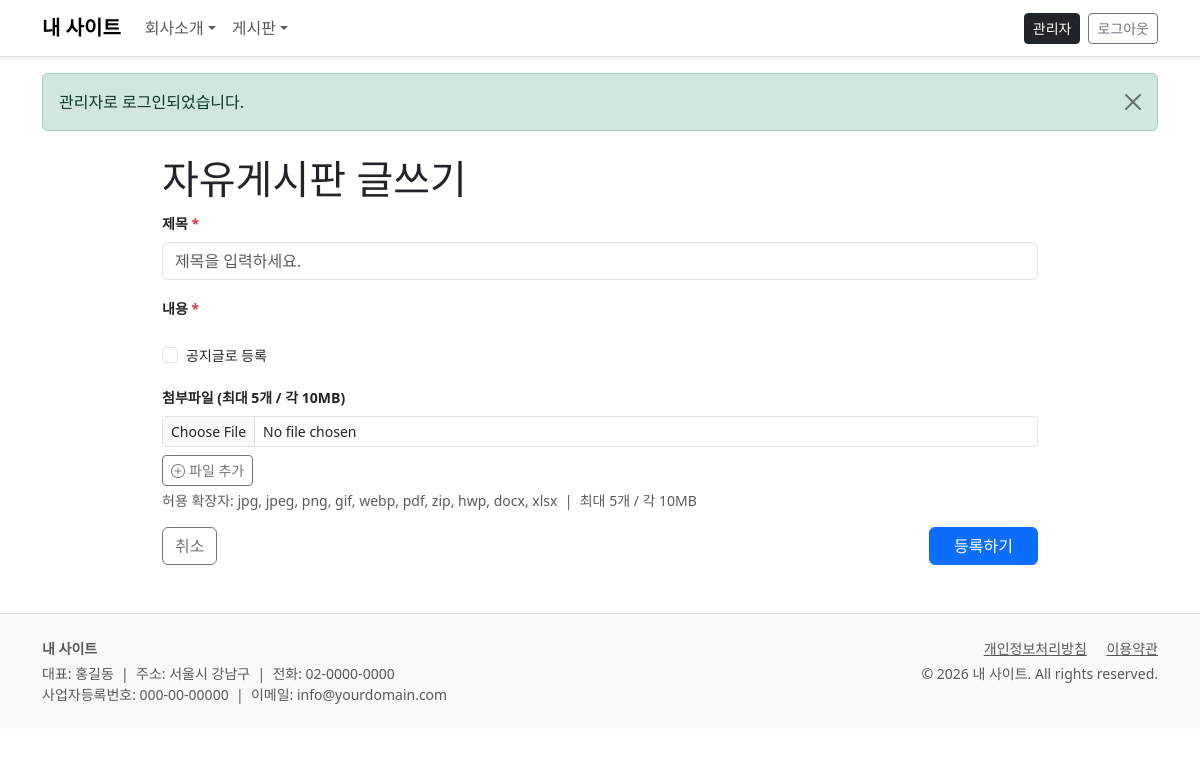
The page /board/write.php?board_slug=free (signed in) on the database its author committed.
### tables this page shows
CREATE TABLE IF NOT EXISTS `boards` (
  `id`              INT UNSIGNED    NOT NULL AUTO_INCREMENT,
  `slug`            VARCHAR(100)    NOT NULL COMMENT 'URL용 영문 슬러그 (영숫자만)',
  `name`            VARCHAR(100)    NOT NULL COMMENT '게시판 이름',
  `type`            ENUM('general','gallery','qna') NOT NULL DEFAULT 'general',
  `description`     VARCHAR(500)    DEFAULT NULL,
  `sort_order`      INT             NOT NULL DEFAULT 0,
  `use_comment`     TINYINT(1)      NOT NULL DEFAULT 1,
  `use_file`        TINYINT(1)      NOT NULL DEFAULT 1,
  `file_max_size`   INT             NOT NULL DEFAULT 10 COMMENT 'MB',
  `file_max_count`  INT             NOT NULL DEFAULT 5,
  `use_turnstile`   TINYINT(1)      NOT NULL DEFAULT 1,
  `use_secret`      TINYINT(1)      NOT NULL DEFAULT 0,
  `write_auth`      ENUM('all','member','admin') NOT NULL DEFAULT 'all',
  `read_auth`       ENUM('all','member','admin') NOT NULL DEFAULT 'all',
  `posts_per_page`  INT             NOT NULL DEFAULT 15,
  `is_active`       TINYINT(1)      NOT NULL DEFAULT 1,
  `created_at`      DATETIME        NOT NULL DEFAULT CURRENT_TIMESTAMP,
  PRIMARY KEY (`id`),
  UNIQUE KEY `uk_slug` (`slug`)
);

### config/db.php (called while the page is built, shortened)
<?php
class DB
{
    private static $instance = null;
    private $pdo;
    private function __construct()
    {
        $dsn = sprintf('mysql:host=%s;dbname=%s;charset=%s', DB_HOST, DB_NAME, DB_CHARSET);
        $options = array(
            PDO::ATTR_ERRMODE            => PDO::ERRMODE_EXCEPTION,
            PDO::ATTR_DEFAULT_FETCH_MODE => PDO::FETCH_ASSOC,
            PDO::ATTR_EMULATE_PREPARES   => true,
            PDO::MYSQL_ATTR_INIT_COMMAND => "SET NAMES utf8mb4",
        );
        try {
            $this->pdo = new PDO($dsn, DB_USER, DB_PASS, $options);
        } catch (PDOException $e) {
            if (defined('DEBUG_MODE') && DEBUG_MODE) throw $e;
            die('데이터베이스 연결에 실패했습니다. config/config.php 의 DB 설정을 확인하세요.');
        }
    }
    public static function getInstance()
    {
        if (self::$instance === null) {
            self::$instance = new self();
        }
        return self::$instance;
    }
    public function fetch($sql, $params = array())
    {
        $stmt = $this->pdo->prepare($sql);
        $stmt->execute($params);
        $row = $stmt->fetch();
        return $row ? $row : null;
    }
}

### core/helpers.php (called while the page is built, shortened)
<?php
function e($str) {
    return htmlspecialchars((string)$str, ENT_QUOTES, 'UTF-8');
}

### core/Auth.php (called while the page is built, shortened)
<?php
class Auth
{
    public static function isAdmin() {
        return !empty($_SESSION[ADMIN_SESSION_KEY]);
    }
}

### board/write.php (the view, shortened to what this page needs)
<?php
$db        = DB::getInstance();
$boardSlug = isset($_GET['board_slug']) ? $_GET['board_slug'] : '';
$board     = $db->fetch("SELECT * FROM boards WHERE slug = ? AND is_active = 1", array($boardSlug));
$exts         = array_map(function($e) { return '.' . $e; }, ALLOWED_EXTENSIONS);
require ROOT . '/includes/header.php';
?>
<link rel="stylesheet"
      href="https://uicdn.toast.com/editor/latest/toastui-editor.min.css">
<div class="container my-4" style="max-width:900px">
  <div class="page-header">
    <h1><?= e($board['name']) ?> 글쓰기</h1>
  </div>
  <form method="post" enctype="multipart/form-data" id="writeForm">
    <div class="mb-3">
      <label class="form-label small fw-bold">제목 <span class="text-danger">*</span></label>
      <input type="text" name="title" class="form-control"
             placeholder="제목을 입력하세요." required>
    </div>
    <div class="mb-3">
      <label class="form-label small fw-bold">내용 <span class="text-danger">*</span></label>
    </div>
    <div class="d-flex gap-3 mb-3">
      <?php if (Auth::isAdmin()): ?>
      <div class="form-check">
        <input class="form-check-input" type="checkbox" name="is_notice" id="chkNotice">
        <label class="form-check-label small" for="chkNotice">공지글로 등록</label>
      </div>
      <?php endif; ?>
    </div>
    <?php if ($board['use_file']): ?>
    <div class="mb-3">
      <label class="form-label small fw-bold">
        첨부파일 (최대 <?= $board['file_max_count'] ?>개 / 각 <?= $board['file_max_size'] ?>MB)
      </label>
      <div id="fileInputList">
        <div class="d-flex align-items-center gap-2 mb-1 file-input-row">
          <input type="file" name="files[]"
                 class="form-control form-control-sm file-input-item"
                 accept="<?= implode(',', $exts) ?>">
        </div>
      </div>
      <button type="button" class="btn btn-sm btn-outline-secondary mt-1"
              id="addFileBtn"
              onclick="addFileInput()">
        <i class="bi bi-plus-circle me-1"></i>파일 추가
      </button>
      <div class="form-text mt-1">
        허용 확장자: <?= implode(', ', ALLOWED_EXTENSIONS) ?>
        &nbsp;|&nbsp; 최대 <?= $board['file_max_count'] ?>개 / 각 <?= $board['file_max_size'] ?>MB
      </div>
    </div>
    <?php endif; ?>
    <div class="d-flex justify-content-between">
      <a href="<?= SITE_URL ?>/board/<?= e($boardSlug) ?>"
         class="btn btn-outline-secondary">취소</a>
      <button type="submit" class="btn btn-primary px-4"
              onclick="return submitForm()">등록하기</button>
    </div>
  </form>
</div>
<?php require ROOT . '/includes/footer.php'; ?>

### rows shown on the page
boards: name "자유게시판", file_max_count "5", file_max_size "10"

### other values the page prints
defined('SITE_NAME_DB') ? SITE_NAME_DB : SITE_NAME "내 사이트"
$flash['msg'] "관리자로 로그인되었습니다."
implode(', ', ALLOWED_EXTENSIONS) "jpg, jpeg, png, gif, webp, pdf, zip, hwp, docx, xlsx"
